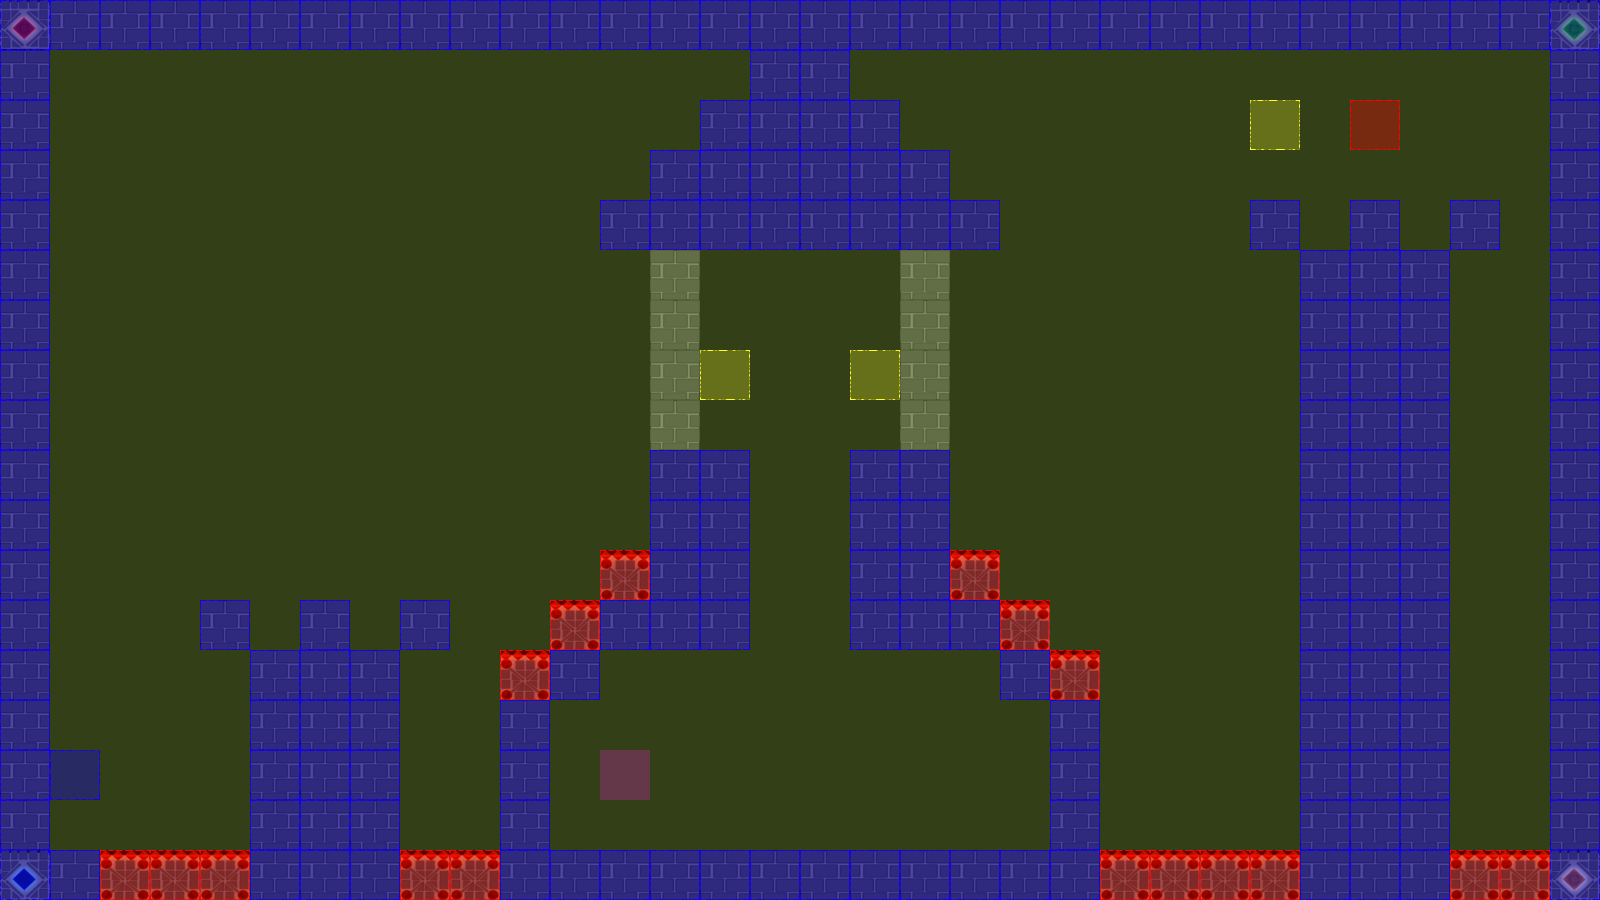

A 2D game scene composited from a Tiled map and its tileset images. What follows is a short description and the map's XML, with each tile layer's data collapsed to a summary:
An orthogonal 32x18 tile map with 50x50 px tiles, 3 tile layers (terrain, collision, event), 2 tilesets.

<map version="1.0" orientation="orthogonal" renderorder="left-up" width="32" height="18" tilewidth="50" tileheight="50" nextobjectid="3">
 <tileset firstgid="1" name="castleTile" tilewidth="50" tileheight="50" tilecount="36" columns="6">
  <image source="tiles/castleTile.png" width="300" height="300" />
 </tileset>
 <tileset firstgid="37" name="collisionTile" tilewidth="50" tileheight="50" tilecount="12" columns="3">
  <image source="tiles/collisionTile.png" width="150" height="200" />
 </tileset>
 <layer name="terrain" width="32" height="18">
  <data>[576 cells, 210 non-empty, 6 distinct tile ids]</data>
 </layer>
 <layer name="collision" width="32" height="18">
  <data>[576 cells, 576 non-empty, 3 distinct tile ids]</data>
 </layer>
 <layer name="event" width="32" height="18">
  <data>[576 cells, 6 non-empty, 4 distinct tile ids]</data>
 </layer>
</map>
